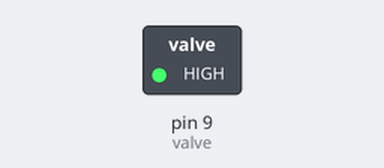
Recording of a sketch running on a simulated Arduino Uno, built with avr-gcc and run on an emulated ATmega328P. On the bench: switched loads named in the sketch (green lamp = pin HIGH).

Above: at 0.1 s.
At 60.1 s:
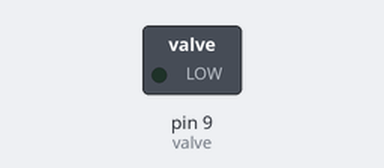
Timing chart, 0 to 61.6 s (numbered marks = the images above):
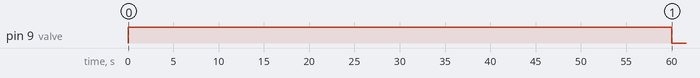

Measured:
- by itself, pin 9 (valve): LOW → HIGH at 0.00 s, → LOW 60.0 s later

The sketch:

nitrogenValve.ino
```cpp
const int valve = 9; //gate valve in runExperiment1
const long fillTime = 4; //in .25 min
const long waitTime = 300; //in .25 min
const long convert = 15000;
unsigned long currentMilliseconds = waitTime*convert;
unsigned long lastMilliseconds = 0;

void setup() {
  // put your setup code here, to run once:
  pinMode(valve, OUTPUT);
}

void loop() {
  // put your main code here, to run repeatedly:
  if (currentMilliseconds - lastMilliseconds >= waitTime*convert){
    digitalWrite(valve, HIGH);
    lastMilliseconds = millis();
    while(millis()-lastMilliseconds<fillTime*convert){
      delay(1);
    }
  }
  else{
      digitalWrite(valve, LOW);
    }
    delay(10);
    currentMilliseconds = millis();
}
```
